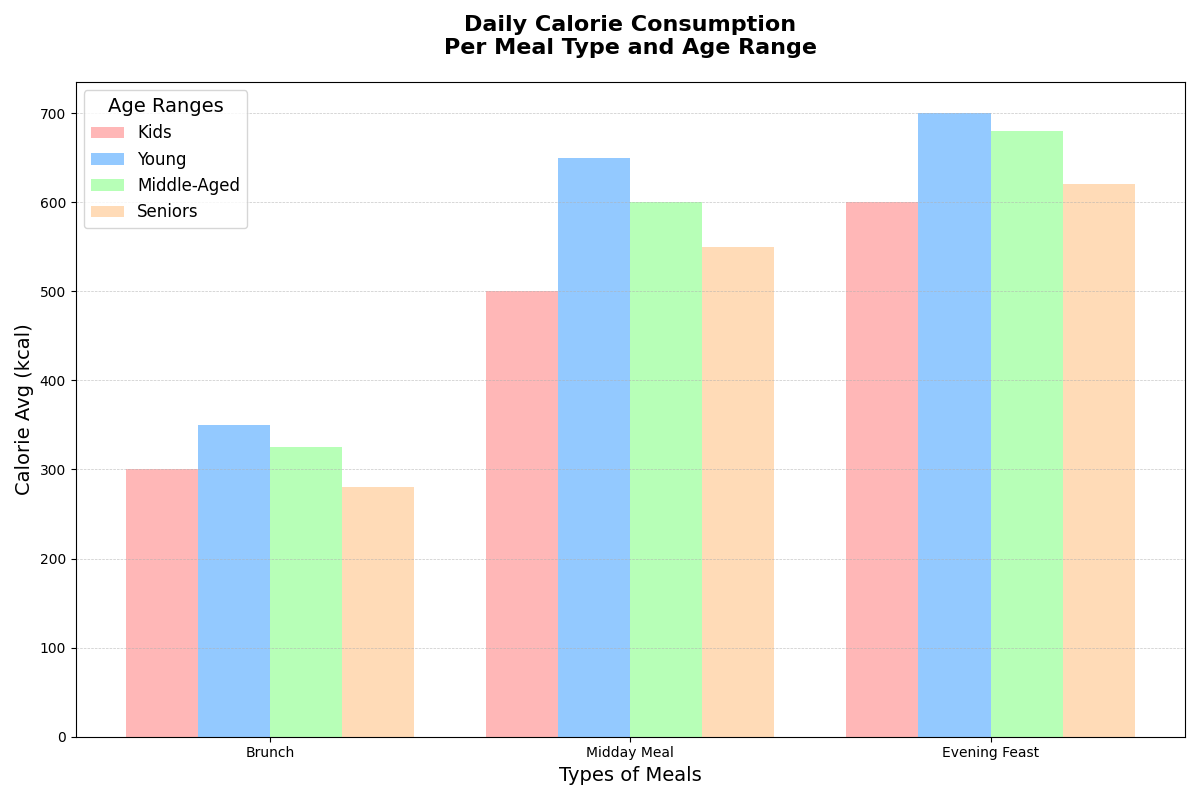

The script that drew this image:
import matplotlib.pyplot as plt
import numpy as np

meal_types = ['Brunch', 'Midday Meal', 'Evening Feast']

# Age groups and their corresponding data on daily average calorie intake (in kcal)
age_groups = ['Kids', 'Young', 'Middle-Aged', 'Seniors']
calorie_data = {
    'Breakfast': [300, 350, 325, 280],
    'Lunch': [500, 650, 600, 550],
    'Dinner': [600, 700, 680, 620]
}

colors = ['#FF9999', '#66B3FF', '#99FF99', '#FFCC99']

x_positions = np.arange(len(meal_types))
bar_width = 0.2

fig, ax = plt.subplots(figsize=(12, 8))

for idx, age_group in enumerate(age_groups):
    age_group_data = [calorie_data[meal][idx] for meal in ['Breakfast', 'Lunch', 'Dinner']]
    ax.bar(x_positions + idx * bar_width, age_group_data, bar_width, label=age_group, color=colors[idx], alpha=0.7)

ax.set_title('Daily Calorie Consumption\nPer Meal Type and Age Range', fontsize=16, fontweight='bold', pad=20)
ax.set_xlabel('Types of Meals', fontsize=14)
ax.set_ylabel('Calorie Avg (kcal)', fontsize=14)

ax.set_xticks(x_positions + bar_width * 1.5)
ax.set_xticklabels(meal_types)

ax.legend(title='Age Ranges', fontsize=12, title_fontsize=14)

ax.grid(True, linestyle='--', linewidth=0.5, axis='y', alpha=0.7)

plt.tight_layout()

plt.show()
